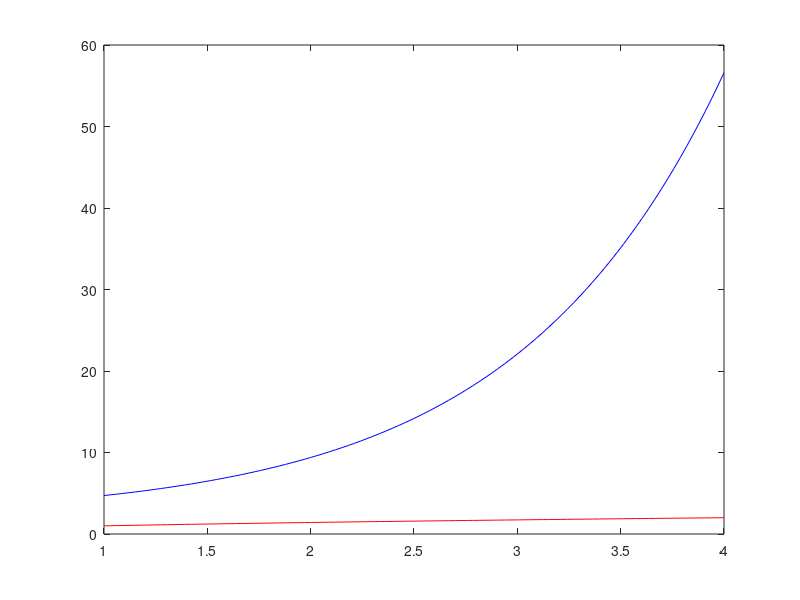

This chart was generated by the following MATLAB code: (Note: this script raises an error after producing the figure.)
f = @(x) exp(x) + 2;
g = @(x) sqrt(x);

f2 = @(x) f(x).^2;
g2 = @(x) g(x).^2;

x = linspace(1, 4, 100);
plot(x, f(x), 'b'), hold on;
plot(x, g(x), 'r');

I1 = pi*integrateSimpson(f2, 2, 3, 100, 0);
I2 = pi*integrateSimpson(g2, 2, 3, 100, 0);
I = I1 - I2